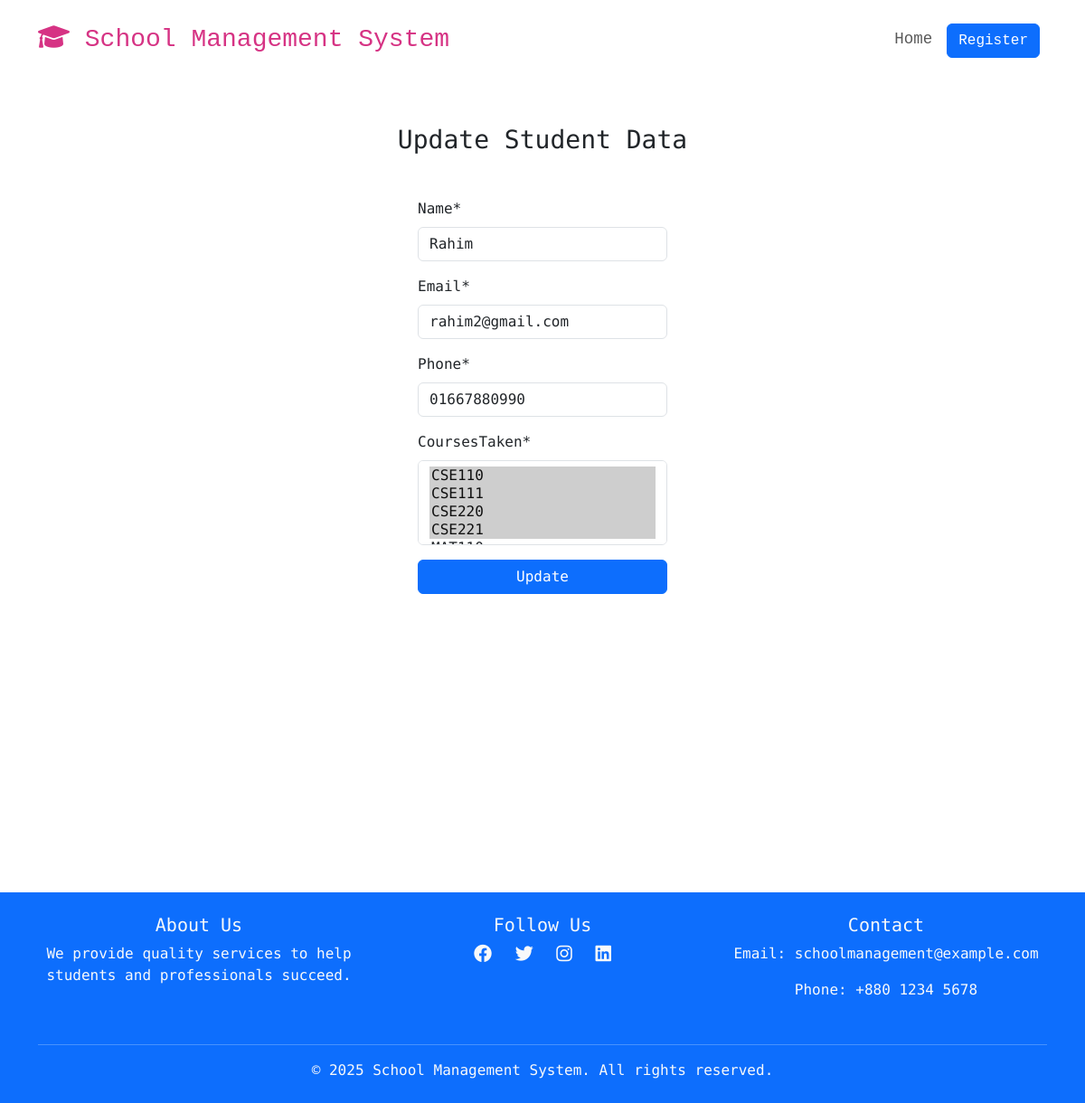
Screenshot of /update/1 with the database file from the repository.
### student/models.py (models this page shows, shortened)
class Student(models.Model):
    name = models.CharField(max_length=100)
    email=models.EmailField()
    phone=models.CharField(max_length=15)
    coursesTaken=models.ManyToManyField(Course)

class Course(models.Model):
    name = models.CharField(max_length=100)
    def __str__(self):
        return self.name

### student/views.py (the view, shortened to what this page needs)
# urls.py: path('update/<int:pk>', views.StudentUpdateView.as_view(), name='student_update'),
class StudentUpdateView(UpdateView):
    model = Student
    pk_url_kwarg = 'pk'
    extra_context = {'edit': True}
    fields = ['name', 'email', 'phone', 'coursesTaken']
    template_name = 'student/studentRegistration.html'
    success_url = reverse_lazy('home')

### student/templates/student/studentRegistration.html (shortened to what this page needs)
{% extends 'base.html' %}
{% load static %}
{% block css%}<link rel="stylesheet" href="{% static 'student/css/style.css' %}">{% endblock %}
{% load crispy_forms_tags %}
{% block body %}
    {% if edit %}
    <h3 class="text-center mt-5">Update Student Data</h3>
    {% else %}
    <h3 class="text-center mt-5">Student Registration</h3>
    {% endif %}
    <form class='container mt-5' method="POST" style="height: 90vh; width: 25%;">
        {{ form|crispy }}
        <div class="d-grid gap-2 mt-3">
            {% if edit%}
            <button class="btn btn-primary" type="submit">Update</button>
            {% else %}
            <button class="btn btn-primary" type="submit">Register</button>
            {% endif %}
        </div>
    </form>
{% endblock %}

### student/static/student/css/style.css (style rules this page uses)
body { font-family: 'Source Code Pro', monospace !important; }

### rows the page displays
Student: name "Rahim", email "rahim2@gmail.com", phone "01667880990"
